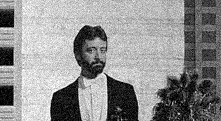
#> input picture P3/data/la-noisy.png, 221 x 121 px
$ python problem1.py
#> lines starting #> are read from the running program, lines starting #| are printed output that depends on the picture
### P3/gco.py
"""Graph cuts optimization using PyMaxFlow.
Installation:       pip install PyMaxflow
GitHub:             https://github.com/pmneila/PyMaxflow
Documentation:      http://pmneila.github.io/PyMaxflow
"""
from __future__ import absolute_import
from __future__ import division
from __future__ import print_function

import warnings

import maxflow
import numpy as np
from scipy.sparse import csr_matrix


def graphcut(unary, pairwise):
    """Solves binary s-t cut optimization problem for given unary and pairwise capacities.

      Args:
        unary: A `numpy.ndarray`. Typically of the following types: `float32`, `float64`, `int32`, `int64`.
          Capacities for edges between non-terminal nodes (pixels) and terminal nodes (source/target).
          Dimension is expected to be 2xN, where N is the number of non-terminal nodes, and,
          the first/second row contains the capacities for edges connected with the source/target node, respectively.

        pairwise: A `scipy.sparse.csr_matrix`. Typically of the following types: `float32`, `float64`, `int32`, `int64`.
          An upper triangular sparse matrix containing the capacities for edges between non-terminal nodes, whose
          dimension is expected to be NxN. Since forward and backward edges between non-terminal nodes are expected to
          have the same capacity, this sparse matrix should only have non-zeros in the upper triangular part.

      Returns:
        A `nd.array` of type `int32`. Assigned labels (source=0 or target=1) minimizing the costs.
      """

    assert (isinstance(unary, np.ndarray) and isinstance(pairwise, csr_matrix))
    assert (unary.dtype in [np.int32, np.int64, np.float32, np.float64])
    assert (pairwise.dtype in [np.int32, np.int64, np.float32, np.float64])
    assert (unary.shape[0] == 2)
    assert (np.equal(pairwise.shape, unary.shape[1]).all())

    # create graph with two terminal nodes
    num_sites = unary.shape[1]
    graph = maxflow.Graph[float](num_sites, 2)

    # Add non-terminal nodes
    nodes = graph.add_nodes(num_sites)

    # Add edges between nodes
    cx = pairwise.tocoo()
    for row, col, val in zip(cx.row, cx.col, cx.data):
        graph.add_edge(nodes[row], nodes[col], val, val)
        if col <= row:
            warnings.warn("Pairwise capacity matrix should be upper triangular!")

    # Set capacities for terminal edges
    for j in range(num_sites):
        graph.add_tedge(nodes[j], unary[1, j], unary[0, j])

    # Perform the cut
    graph.maxflow()

    # Retrieve labels
    labels = np.array([graph.get_segment(nodes[i]) for i in range(num_sites)])
    return labels


def test_graphcut():
    """Runs a simple example for the function above."""

    # unary potentials for 8 pixels
    unary = np.array([
        -64.6044, -56.7481, -64.7098, -52.5734, -64.5179, -63.9195, -62.8145, -62.3820,
        -64.4310, -56.7481, -64.5164, -63.8380, -62.0581, -58.3476, -62.8145, -62.3820]).reshape((2, 8))

    # pairwise capacities between pixels: This should be an upper triangular matrix
    pairwise = csr_matrix(np.array([0, 2, 2, 0, 0, 0, 0, 0,
                                    0, 0, 0, 2, 0, 0, 0, 0,
                                    0, 0, 0, 2, 2, 0, 0, 0,
                                    0, 0, 0, 0, 0, 2, 0, 0,
                                    0, 0, 0, 0, 0, 2, 2, 0,
                                    0, 0, 0, 0, 0, 0, 0, 2,
                                    0, 0, 0, 0, 0, 0, 0, 2,
                                    0, 0, 0, 0, 0, 0, 0, 0]).reshape((8, 8)))

    # NOTE: for performance reasons you should directly construct a sparse matrix (without an intermediate dense matrix)

    # perform the graph cut with given capacities
    labels = graphcut(unary, pairwise)

    # print resulting labels
    print("Unary:\n", unary)
    print("Pairwise:\n", pairwise.todense())
    print("Labels:\n", labels)
test_graphcut()
#> (the call stopped at in graphcut, `graph = maxflow.Graph[float](num_sites, 2)`: maxflow is not available in this run)

### P3/problem1.py
import math
import gco
import matplotlib.pyplot as plt
import numpy as np
from scipy.sparse import csr_matrix
np.random.seed(seed=2022)

def mrf_denoising_nllh(x, y, sigma_noise):
    """Elementwise negative log likelihood.

      Args:
        x: candidate denoised image
        y: noisy image
        sigma_noise: noise level for Gaussian noise

      Returns:
        A `nd.array` with dtype `float32/float64`.
    """
    x = np.array(x,dtype='float64')
    y = np.array(y, dtype='float64')
    nllh = (x-y)**2/2/sigma_noise**2
    assert (nllh.dtype in [np.float32, np.float64])
    return nllh

def edges4connected(height, width):
    """Construct edges for 4-connected neighborhood MRF.
    The output representation is such that output[i] specifies two indices
    of connected nodes in an MRF stored with row-major ordering.

      Args:
        height, width: size of the MRF.

      Returns:
        A `nd.array` with dtype `int32/int64` of size |E| x 2.
    """
    edges = np.zeros((2 * (height*width) - (height+width),2),dtype='int64')
    rows = height * (width-1)
    columns = width * (height-1)
    edges[0:rows,:] = [0,1]
    edges[0:rows,:] += np.arange(0,rows).reshape(-1,1)
    edges[rows:,:] = [0,width]
    edges[rows:,:] += np.arange(0,columns).reshape(-1,1)

    assert (edges.shape[0] == 2 * (height*width) - (height+width) and edges.shape[1] == 2)
    assert (edges.dtype in [np.int32, np.int64])
    return edges

def my_sigma():
    return 10

def my_lmbda():
    return 50

def alpha_expansion(noisy, init, edges, candidate_pixel_values, s, lmbda):
    """ Run alpha-expansion algorithm.

      Args:
        noisy: Given noisy grayscale image.
        init: Image for denoising initilisation
        edges: Given neighboor of MRF.
        candidate_pixel_values: Set of labels to consider
        s: sigma for likelihood estimation
        lmbda: Regularization parameter for Potts model.

      Runs through the set of candidates and iteratively expands a label.
      If there have been recorded changes, re-run through the complete set of candidates.
      Stops, if there are no changes in the labelling.

      Returns:
        A `nd.array` of type `int32`. Assigned labels minimizing the costs.
    """
    source = np.array(noisy, dtype='float64')
    denoised = np.copy(init)
    N = source.shape[0] * source.shape[1]
    unary = np.zeros((2,N))
    pairwise = np.zeros((N,N))

    round = 0
    maxIter = 1000
    new_denoised = np.copy(denoised)
    Flag = True
    while(Flag):
        round += 1
        for v in candidate_pixel_values:
            print(f" start {round} th Round with v = {v}")
            target = np.full(source.shape,v)
            unary[0,:] = mrf_denoising_nllh(denoised, source, s).flatten()
            unary[1, :] = mrf_denoising_nllh(denoised, target, s).flatten()

            denoised = denoised.flatten()
            for e in edges.tolist():
                if denoised[e[0]] != denoised[e[1]]:
                    pairwise[e[0],e[1]] = lmbda
            labels = gco.graphcut(unary, csr_matrix(pairwise))
            new_denoised = new_denoised.flatten()
            new_denoised[labels==0] = source.flatten()[labels==0]
            new_denoised[labels==1] = v
            new_denoised = new_denoised.reshape(source.shape)
            denoised = denoised.reshape(source.shape)
            check = np.count_nonzero(np.not_equal(new_denoised,denoised))
            denoised = new_denoised
            if check > 0:
                break

            if check==0 and v==254:
                Flag = False

        if round > maxIter:
            break

    assert (np.equal(denoised.shape, init.shape).all())
    assert (denoised.dtype == init.dtype)
    return denoised

def compute_psnr(img1, img2):
    """Computes PSNR b/w img1 and img2"""
    H,W = img1.shape
    v_MAX = 255
    MSE =  np.sum((img1 - img2)**2) / (H*W)
    psnr = 10 * np.log10(v_MAX**2/MSE)
    return psnr

def show_images(i0, i1):
    """
    Visualize estimate and ground truth in one Figure.
    Only show the area for valid gt values (>0).
    """

    # Crop images to valid ground truth area
    row, col = np.nonzero(i0)
    plt.figure()
    plt.subplot(1,2,1)
    plt.imshow(i0, "gray", interpolation='nearest')
    plt.subplot(1,2,2)
    plt.imshow(i1, "gray", interpolation='nearest')
    plt.show()

# Example usage in main()
# Feel free to experiment with your code in this function
# but make sure your final submission can execute this code
if __name__ == '__main__':
    # Read images
    noisy = ((255 * plt.imread('data/la-noisy.png')).squeeze().astype(np.int32)).astype(np.float32)
#> noisy: shape (121, 221) float32; min 0, max 255, mean 143.7
    gt = (255 * plt.imread('data/la.png')).astype(np.int32)
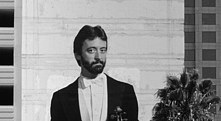
#> input picture P3/data/la.png, 221 x 121 px
#> gt: shape (121, 221) int32; min 0, max 253, mean 143.7

    lmbda = my_lmbda()
    s = my_sigma()

    # Create 4 connected edge neighborhood
    edges = edges4connected(noisy.shape[0], noisy.shape[1])

    # Candidate search range
    labels = np.arange(0, 255)

    # Graph cuts with random initialization
    random_init = np.random.randint(low=0, high=255, size=noisy.shape)
    estimated = alpha_expansion(noisy, random_init, edges, labels, s, lmbda)
#> in alpha_expansion, `denoised = np.copy(init)`:
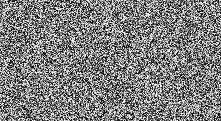
#> denoised: shape (121, 221) int64; min 0, max 254, mean 126.9
#> (the run stopped early here; a loop or call above may not have finished)
